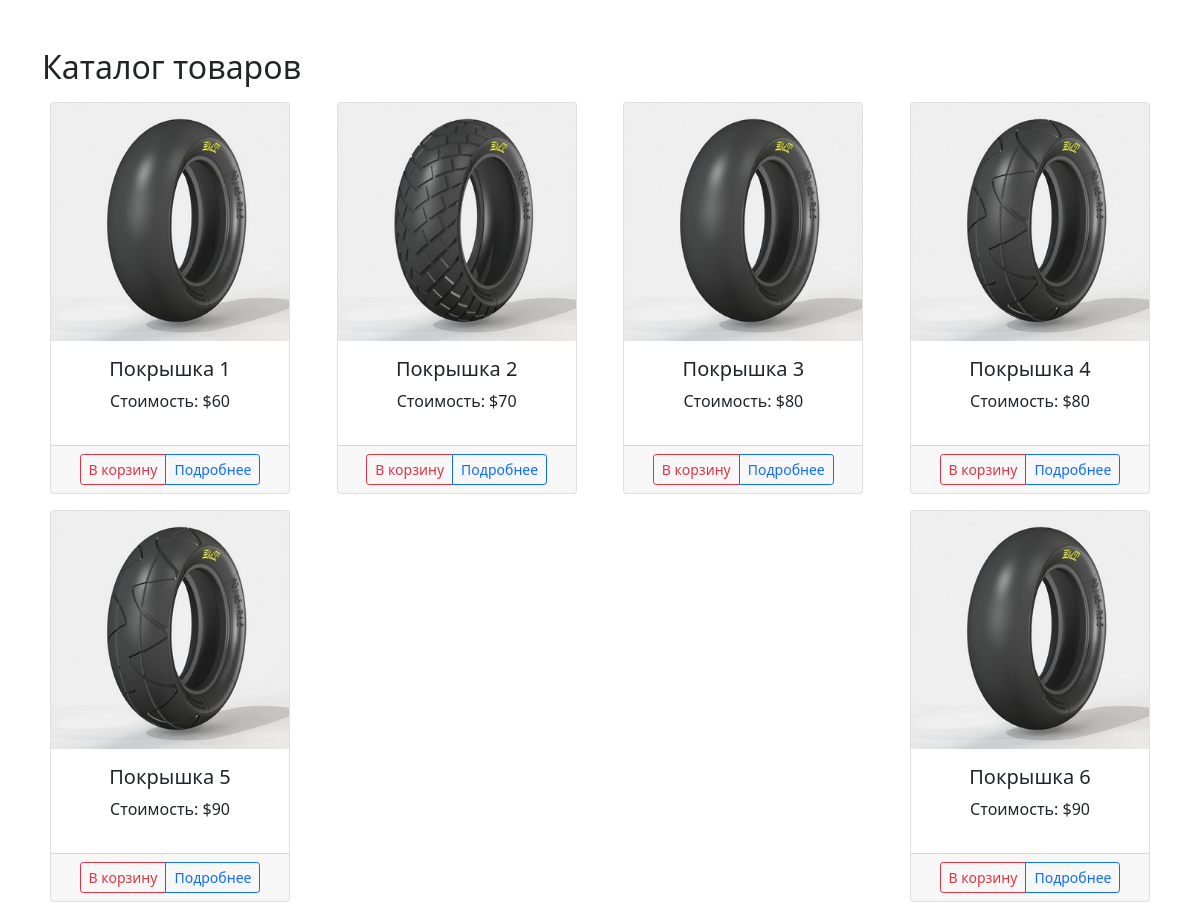
The page / on the database its author committed.
### tables this page shows
CREATE TABLE `products` (
  `id` int(11) NOT NULL,
  `title` varchar(300) DEFAULT NULL,
  `price` int(6) DEFAULT NULL,
  `img` text DEFAULT NULL,
  `description` text DEFAULT NULL
);

### index.php (the view, shortened to what this page needs)
<?php
require 'db.php';
$data = mysqli_query($db, "SELECT * FROM products");
$products = array();
while($row = mysqli_fetch_assoc($data)) {
    $products[] = $row;
}
?>
<!DOCTYPE html>
<head>
    <link href="https://cdn.jsdelivr.net/npm/bootstrap@5.1.3/dist/css/bootstrap.min.css" rel="stylesheet">
</head>
<body>
<div class="container mt-5">
    <h2>Каталог товаров</h2>
<div class="d-flex flex-wrap justify-content-between">
    <?php foreach($products as $product):?>
        <div class="card m-2 text-center" style="width: 15rem;">
            <img src="./img/small/<?=$product['img']?>" class="card-img-top" alt="...">
            <div class="card-body">
                <h5 class="card-title"><?=$product['title']?></h5>
                <p class="cart-text">Стоимость: $<?=$product['price']?></p>
            </div>
            <div class="card-footer">
                <div class="btn-group">
                    <button data-id="<?=$product['id']?>" class="btn btn-sm btn-outline-danger">В корзину</button>
                    <a href="./product.php?id=<?=$product['id']?>" class="btn btn-sm btn-outline-primary">Подробнее</a>
                </div>
            </div>
        </div>
    <?php endforeach;?>
</div>
</body>
</html>

### rows shown on the page
products: img (picture), title "Покрышка 1", price "60"
products: img (picture), title "Покрышка 2", price "70"
products: img (picture), title "Покрышка 3", price "80"
products: img (picture), title "Покрышка 4", price "80"
products: img (picture), title "Покрышка 5", price "90"
products: img (picture), title "Покрышка 6", price "90"
